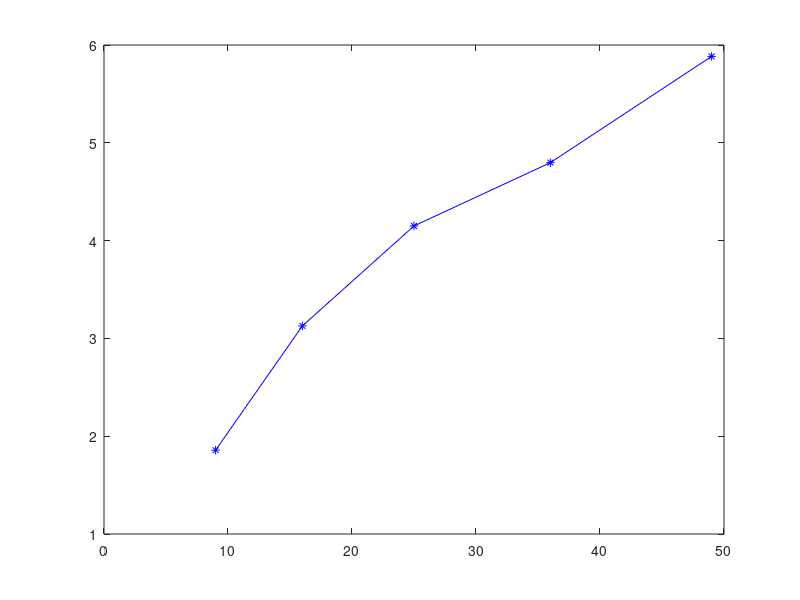

MATLAB code to generate this figure:
startup_time = [114100 190330 251650 290490 355680];
node_num = [9 16 25 36 49];
plot(node_num, (startup_time-2660)/60000,'b-*');